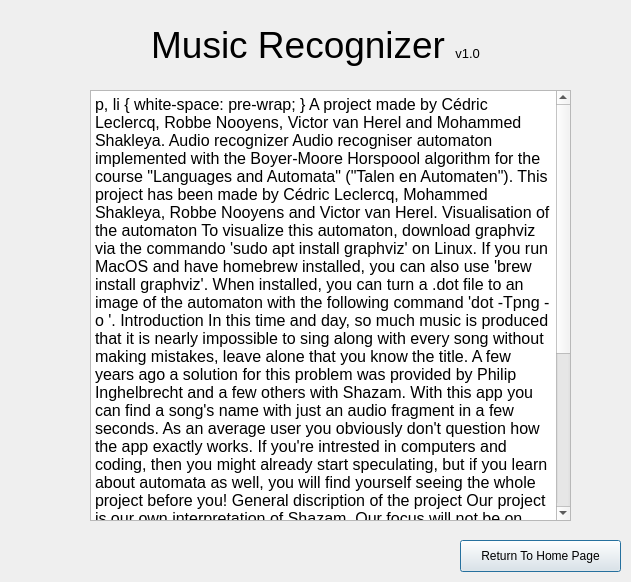
<?xml version="1.0" encoding="UTF-8"?>
<ui version="4.0">
 <class>About</class>
 <widget class="QDialog" name="About">
  <property name="geometry">
   <rect>
    <x>0</x>
    <y>0</y>
    <width>631</width>
    <height>582</height>
   </rect>
  </property>
  <property name="windowTitle">
   <string>Dialog</string>
  </property>
  <widget class="QLabel" name="Title">
   <property name="geometry">
    <rect>
     <x>0</x>
     <y>0</y>
     <width>631</width>
     <height>91</height>
    </rect>
   </property>
   <property name="font">
    <font>
     <family>Arial</family>
     <pointsize>28</pointsize>
    </font>
   </property>
   <property name="text">
    <string>&lt;html&gt;&lt;head/&gt;&lt;body&gt;&lt;p&gt;Music Recognizer &lt;span style=&quot; font-size:10pt;&quot;&gt;v1.0&lt;/span&gt;&lt;/p&gt;&lt;/body&gt;&lt;/html&gt;</string>
   </property>
   <property name="alignment">
    <set>Qt::AlignCenter</set>
   </property>
  </widget>
  <widget class="QTextBrowser" name="textBrowser">
   <property name="enabled">
    <bool>true</bool>
   </property>
   <property name="geometry">
    <rect>
     <x>90</x>
     <y>90</y>
     <width>481</width>
     <height>431</height>
    </rect>
   </property>
   <property name="minimumSize">
    <size>
     <width>461</width>
     <height>191</height>
    </size>
   </property>
   <property name="maximumSize">
    <size>
     <width>1000</width>
     <height>1000</height>
    </size>
   </property>
   <property name="font">
    <font>
     <family>Arial</family>
     <pointsize>12</pointsize>
    </font>
   </property>
   <property name="html">
    <string>&lt;!DOCTYPE HTML PUBLIC &quot;-//W3C//DTD HTML 4.0//EN&quot; &quot;http://www.w3.org/TR/REC-html40/strict.dtd&quot;&gt;
&lt;html&gt;&lt;head&gt;&lt;meta name=&quot;qrichtext&quot; content=&quot;1&quot; /&gt;&lt;style type=&quot;text/css&quot;&gt;
p, li { white-space: pre-wrap; }
&lt;/style&gt;&lt;/head&gt;&lt;body style=&quot; font-family:'Arial'; font-size:12pt; font-weight:400; font-style:normal;&quot;&gt;
&lt;p style=&quot; margin-top:0px; margin-bottom:0px; margin-left:0px; margin-right:0px; -qt-block-indent:0; text-indent:0px;&quot;&gt;A project made by Cédric Leclercq,  Robbe Nooyens,  Victor van Herel and Mohammed Shakleya.&lt;/p&gt;
&lt;p style=&quot;-qt-paragraph-type:empty; margin-top:0px; margin-bottom:0px; margin-left:0px; margin-right:0px; -qt-block-indent:0; text-indent:0px; font-family:'.AppleSystemUIFont';&quot;&gt;&lt;br /&gt;&lt;/p&gt;
&lt;p style=&quot; margin-top:0px; margin-bottom:0px; margin-left:0px; margin-right:0px; -qt-block-indent:0; text-indent:0px;&quot;&gt;&lt;span style=&quot; font-family:'.AppleSystemUIFont'; font-weight:600;&quot;&gt;Audio recognizer&lt;/span&gt;&lt;/p&gt;
&lt;p style=&quot; margin-top:0px; margin-bottom:0px; margin-left:0px; margin-right:0px; -qt-block-indent:0; text-indent:0px;&quot;&gt;&lt;span style=&quot; font-family:'.AppleSystemUIFont';&quot;&gt;Audio recogniser automaton implemented with the Boyer-Moore Horspoool algorithm for the course &amp;quot;Languages and Automata&amp;quot; (&amp;quot;Talen en Automaten&amp;quot;). This project has been made by Cédric Leclercq,  Mohammed Shakleya, Robbe Nooyens and Victor van Herel.&lt;/span&gt;&lt;/p&gt;
&lt;p style=&quot;-qt-paragraph-type:empty; margin-top:0px; margin-bottom:0px; margin-left:0px; margin-right:0px; -qt-block-indent:0; text-indent:0px; font-family:'.AppleSystemUIFont';&quot;&gt;&lt;br /&gt;&lt;/p&gt;
&lt;p style=&quot; margin-top:0px; margin-bottom:0px; margin-left:0px; margin-right:0px; -qt-block-indent:0; text-indent:0px;&quot;&gt;&lt;span style=&quot; font-family:'.AppleSystemUIFont'; font-weight:600;&quot;&gt;Visualisation&lt;/span&gt;&lt;span style=&quot; font-family:'.AppleSystemUIFont';&quot;&gt; &lt;/span&gt;&lt;span style=&quot; font-family:'.AppleSystemUIFont'; font-weight:600;&quot;&gt;of the automaton&lt;/span&gt;&lt;/p&gt;
&lt;p style=&quot; margin-top:0px; margin-bottom:0px; margin-left:0px; margin-right:0px; -qt-block-indent:0; text-indent:0px;&quot;&gt;&lt;span style=&quot; font-family:'.AppleSystemUIFont';&quot;&gt;To visualize this automaton, download graphviz via the commando 'sudo apt install graphviz' on Linux.  If you run MacOS and have homebrew installed,  you can also use 'brew install graphviz'.  When installed,  you can turn a .dot file to an image of the automaton with the following command 'dot -Tpng &amp;lt;inputfile&amp;gt; -o &amp;lt;output-file[.png]&amp;gt;'.&lt;/span&gt;&lt;/p&gt;
&lt;p style=&quot;-qt-paragraph-type:empty; margin-top:0px; margin-bottom:0px; margin-left:0px; margin-right:0px; -qt-block-indent:0; text-indent:0px; font-family:'.AppleSystemUIFont';&quot;&gt;&lt;br /&gt;&lt;/p&gt;
&lt;p style=&quot; margin-top:0px; margin-bottom:0px; margin-left:0px; margin-right:0px; -qt-block-indent:0; text-indent:0px;&quot;&gt;&lt;span style=&quot; font-family:'.AppleSystemUIFont'; font-weight:600;&quot;&gt;Introduction&lt;/span&gt;&lt;/p&gt;
&lt;p style=&quot; margin-top:0px; margin-bottom:0px; margin-left:0px; margin-right:0px; -qt-block-indent:0; text-indent:0px;&quot;&gt;&lt;span style=&quot; font-family:'.AppleSystemUIFont';&quot;&gt;In this time and day,  so much music is produced that it is nearly impossible to sing along with every song without making mistakes,  leave alone that you know the title.  A few years ago a solution for this problem was provided by Philip Inghelbrecht and a few others with Shazam.  With this app you can find a song's name with just an audio fragment in a few seconds.  As an average user you obviously don't question how the app exactly works.  If you're intrested in computers and coding, then you might already start speculating,  but if you learn about automata as well,  you will find yourself seeing the whole project before you!&lt;/span&gt;&lt;/p&gt;
&lt;p style=&quot;-qt-paragraph-type:empty; margin-top:0px; margin-bottom:0px; margin-left:0px; margin-right:0px; -qt-block-indent:0; text-indent:0px; font-family:'.AppleSystemUIFont';&quot;&gt;&lt;br /&gt;&lt;/p&gt;
&lt;p style=&quot; margin-top:0px; margin-bottom:0px; margin-left:0px; margin-right:0px; -qt-block-indent:0; text-indent:0px;&quot;&gt;&lt;span style=&quot; font-family:'.AppleSystemUIFont'; font-weight:600;&quot;&gt;General discription of the project&lt;/span&gt;&lt;/p&gt;
&lt;p style=&quot; margin-top:0px; margin-bottom:0px; margin-left:0px; margin-right:0px; -qt-block-indent:0; text-indent:0px;&quot;&gt;&lt;span style=&quot; font-family:'.AppleSystemUIFont';&quot;&gt;Our project is our own interpretation of Shazam. Our focus will not be on exactly recognising songs,  but on finding simular numbers.  For example,  it can be possible that you dance the roof of on a certain beat of a song that has a duration of only a few seconds.  Our application will search for simular beats.&lt;/span&gt;&lt;/p&gt;
&lt;p style=&quot;-qt-paragraph-type:empty; margin-top:0px; margin-bottom:0px; margin-left:0px; margin-right:0px; -qt-block-indent:0; text-indent:0px; font-family:'.AppleSystemUIFont';&quot;&gt;&lt;br /&gt;&lt;/p&gt;
&lt;p style=&quot; margin-top:0px; margin-bottom:0px; margin-left:0px; margin-right:0px; -qt-block-indent:0; text-indent:0px;&quot;&gt;&lt;span style=&quot; font-family:'.AppleSystemUIFont'; font-weight:600;&quot;&gt;Short description of the Boyer-Moore algorithm&lt;/span&gt;&lt;/p&gt;
&lt;p style=&quot; margin-top:0px; margin-bottom:0px; margin-left:0px; margin-right:0px; -qt-block-indent:0; text-indent:0px;&quot;&gt;&lt;span style=&quot; font-family:'.AppleSystemUIFont';&quot;&gt;What is the Boyer-Moore algorithm? This algorithm is a pattern matching algorithm developed with the purpose to be much more efficiënt in finding a string of characters in a big text file,  from websites to PDF-files.  The algorithm will search for occurences of a given character, typically a short piece,  in a way longer text.  The efficienty of the algorithm comes from the fully new view on searching for something,  it uses specific heuristics on certain situations where there certainly is a match that will not occur from the beginning of this situation, to skip that part.&lt;/span&gt;&lt;/p&gt;
&lt;p style=&quot;-qt-paragraph-type:empty; margin-top:0px; margin-bottom:0px; margin-left:0px; margin-right:0px; -qt-block-indent:0; text-indent:0px; font-family:'.AppleSystemUIFont';&quot;&gt;&lt;br /&gt;&lt;/p&gt;&lt;/body&gt;&lt;/html&gt;</string>
   </property>
  </widget>
  <widget class="QPushButton" name="returnHomeButton">
   <property name="geometry">
    <rect>
     <x>460</x>
     <y>540</y>
     <width>161</width>
     <height>32</height>
    </rect>
   </property>
   <property name="text">
    <string>Return To Home Page</string>
   </property>
  </widget>
 </widget>
 <resources/>
 <connections/>
</ui>
